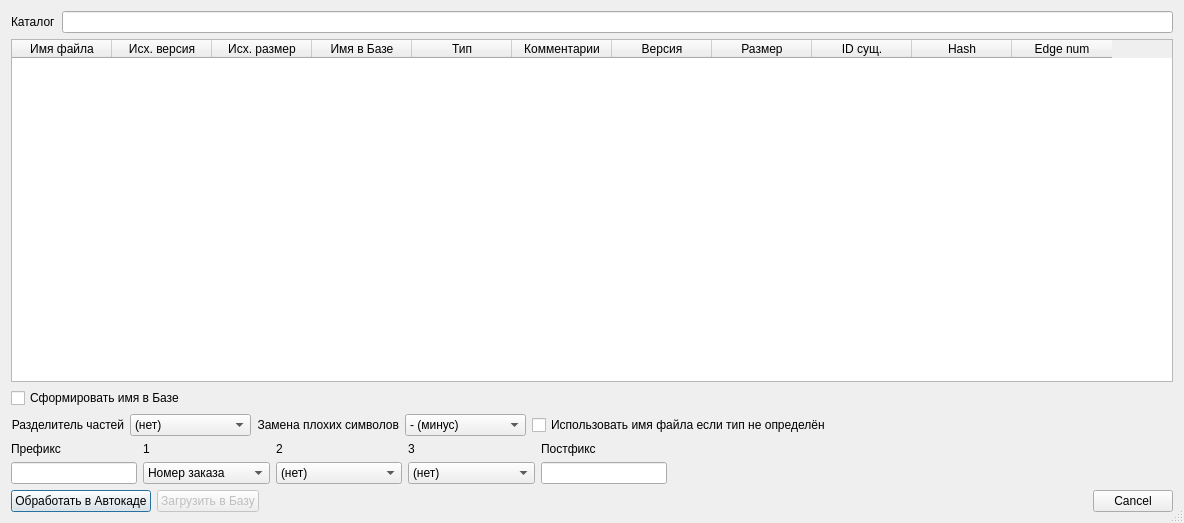
<?xml version="1.0" encoding="UTF-8"?>
<ui version="4.0">
 <class>GeobaseLoadFiles</class>
 <widget class="QDialog" name="GeobaseLoadFiles">
  <property name="geometry">
   <rect>
    <x>0</x>
    <y>0</y>
    <width>1184</width>
    <height>523</height>
   </rect>
  </property>
  <property name="windowTitle">
   <string>Загрузка чертежей</string>
  </property>
  <property name="sizeGripEnabled">
   <bool>true</bool>
  </property>
  <layout class="QVBoxLayout" name="verticalLayout_8">
   <item>
    <layout class="QHBoxLayout" name="horizontalLayout">
     <item>
      <widget class="QLabel" name="label">
       <property name="text">
        <string>Каталог</string>
       </property>
      </widget>
     </item>
     <item>
      <widget class="QLineEdit" name="leDirectory">
       <property name="readOnly">
        <bool>true</bool>
       </property>
      </widget>
     </item>
    </layout>
   </item>
   <item>
    <widget class="QTableWidget" name="tbFiles">
     <property name="contextMenuPolicy">
      <enum>Qt::CustomContextMenu</enum>
     </property>
     <column>
      <property name="text">
       <string>Имя файла</string>
      </property>
     </column>
     <column>
      <property name="text">
       <string>Исх. версия</string>
      </property>
     </column>
     <column>
      <property name="text">
       <string>Исх. размер</string>
      </property>
     </column>
     <column>
      <property name="text">
       <string>Имя в Базе</string>
      </property>
     </column>
     <column>
      <property name="text">
       <string>Тип</string>
      </property>
     </column>
     <column>
      <property name="text">
       <string>Комментарии</string>
      </property>
     </column>
     <column>
      <property name="text">
       <string>Версия</string>
      </property>
     </column>
     <column>
      <property name="text">
       <string>Размер</string>
      </property>
     </column>
     <column>
      <property name="text">
       <string>ID сущ.</string>
      </property>
     </column>
     <column>
      <property name="text">
       <string>Hash</string>
      </property>
     </column>
     <column>
      <property name="text">
       <string>Edge num</string>
      </property>
     </column>
    </widget>
   </item>
   <item>
    <layout class="QVBoxLayout" name="verticalLayout_4">
     <item>
      <widget class="QCheckBox" name="cbMakeFilename">
       <property name="text">
        <string>Сформировать имя в Базе</string>
       </property>
      </widget>
     </item>
     <item>
      <widget class="QFrame" name="frame">
       <layout class="QVBoxLayout" name="verticalLayout_5">
        <property name="leftMargin">
         <number>0</number>
        </property>
        <property name="topMargin">
         <number>0</number>
        </property>
        <property name="rightMargin">
         <number>0</number>
        </property>
        <property name="bottomMargin">
         <number>0</number>
        </property>
        <item>
         <layout class="QHBoxLayout" name="horizontalLayout_4">
          <item>
           <widget class="QLabel" name="label_5">
            <property name="text">
             <string>Разделитель частей</string>
            </property>
            <property name="alignment">
             <set>Qt::AlignRight|Qt::AlignTrailing|Qt::AlignVCenter</set>
            </property>
           </widget>
          </item>
          <item>
           <widget class="QComboBox" name="cbSplitter">
            <item>
             <property name="text">
              <string>(нет)</string>
             </property>
            </item>
            <item>
             <property name="text">
              <string>- (минус)</string>
             </property>
            </item>
            <item>
             <property name="text">
              <string>_ (подстрочник)</string>
             </property>
            </item>
           </widget>
          </item>
          <item>
           <widget class="QLabel" name="label_6">
            <property name="text">
             <string>Замена плохих символов</string>
            </property>
            <property name="alignment">
             <set>Qt::AlignRight|Qt::AlignTrailing|Qt::AlignVCenter</set>
            </property>
           </widget>
          </item>
          <item>
           <widget class="QComboBox" name="cbChanger">
            <item>
             <property name="text">
              <string>- (минус)</string>
             </property>
            </item>
            <item>
             <property name="text">
              <string>_ (подстрочник)</string>
             </property>
            </item>
           </widget>
          </item>
          <item>
           <widget class="QCheckBox" name="cbUseFN">
            <property name="text">
             <string>Использовать имя файла если тип не определён</string>
            </property>
           </widget>
          </item>
          <item>
           <spacer name="horizontalSpacer">
            <property name="orientation">
             <enum>Qt::Horizontal</enum>
            </property>
            <property name="sizeHint" stdset="0">
             <size>
              <width>40</width>
              <height>20</height>
             </size>
            </property>
           </spacer>
          </item>
         </layout>
        </item>
        <item>
         <layout class="QHBoxLayout" name="horizontalLayout_5" stretch="1,1,1,1,1,4">
          <item>
           <layout class="QVBoxLayout" name="verticalLayout_6">
            <item>
             <widget class="QLabel" name="label_7">
              <property name="text">
               <string>Префикс</string>
              </property>
             </widget>
            </item>
            <item>
             <widget class="QLineEdit" name="lePrefix"/>
            </item>
           </layout>
          </item>
          <item>
           <layout class="QVBoxLayout" name="verticalLayout">
            <item>
             <widget class="QLabel" name="label_2">
              <property name="text">
               <string>1</string>
              </property>
             </widget>
            </item>
            <item>
             <widget class="QComboBox" name="cbFNPart1">
              <property name="sizeAdjustPolicy">
               <enum>QComboBox::AdjustToContents</enum>
              </property>
              <item>
               <property name="text">
                <string>Номер заказа</string>
               </property>
              </item>
              <item>
               <property name="text">
                <string>Номер участка</string>
               </property>
              </item>
              <item>
               <property name="text">
                <string>Тип</string>
               </property>
              </item>
              <item>
               <property name="text">
                <string>Тип+номер</string>
               </property>
              </item>
              <item>
               <property name="text">
                <string>Исх. имя файла</string>
               </property>
              </item>
             </widget>
            </item>
           </layout>
          </item>
          <item>
           <layout class="QVBoxLayout" name="verticalLayout_2">
            <item>
             <widget class="QLabel" name="label_3">
              <property name="text">
               <string>2</string>
              </property>
             </widget>
            </item>
            <item>
             <widget class="QComboBox" name="cbFNPart2">
              <property name="sizeAdjustPolicy">
               <enum>QComboBox::AdjustToContents</enum>
              </property>
              <item>
               <property name="text">
                <string>(нет)</string>
               </property>
              </item>
              <item>
               <property name="text">
                <string>Номер заказа</string>
               </property>
              </item>
              <item>
               <property name="text">
                <string>Номер участка</string>
               </property>
              </item>
              <item>
               <property name="text">
                <string>Тип</string>
               </property>
              </item>
              <item>
               <property name="text">
                <string>Тип+номер</string>
               </property>
              </item>
              <item>
               <property name="text">
                <string>Исх. имя файла</string>
               </property>
              </item>
             </widget>
            </item>
           </layout>
          </item>
          <item>
           <layout class="QVBoxLayout" name="verticalLayout_3">
            <item>
             <widget class="QLabel" name="label_4">
              <property name="text">
               <string>3</string>
              </property>
             </widget>
            </item>
            <item>
             <widget class="QComboBox" name="cbFNPart3">
              <property name="sizeAdjustPolicy">
               <enum>QComboBox::AdjustToContents</enum>
              </property>
              <item>
               <property name="text">
                <string>(нет)</string>
               </property>
              </item>
              <item>
               <property name="text">
                <string>Номер заказа</string>
               </property>
              </item>
              <item>
               <property name="text">
                <string>Номер участка</string>
               </property>
              </item>
              <item>
               <property name="text">
                <string>Тип</string>
               </property>
              </item>
              <item>
               <property name="text">
                <string>Тип+номер</string>
               </property>
              </item>
              <item>
               <property name="text">
                <string>Исх. имя файла</string>
               </property>
              </item>
             </widget>
            </item>
           </layout>
          </item>
          <item>
           <layout class="QVBoxLayout" name="verticalLayout_7">
            <item>
             <widget class="QLabel" name="label_8">
              <property name="text">
               <string>Постфикс</string>
              </property>
             </widget>
            </item>
            <item>
             <widget class="QLineEdit" name="lePostfix"/>
            </item>
           </layout>
          </item>
          <item>
           <spacer name="horizontalSpacer_2">
            <property name="orientation">
             <enum>Qt::Horizontal</enum>
            </property>
            <property name="sizeHint" stdset="0">
             <size>
              <width>40</width>
              <height>20</height>
             </size>
            </property>
           </spacer>
          </item>
         </layout>
        </item>
       </layout>
      </widget>
     </item>
    </layout>
   </item>
   <item>
    <layout class="QHBoxLayout" name="horizontalLayout_6">
     <item>
      <widget class="QPushButton" name="pushButton">
       <property name="text">
        <string>Обработать в Автокаде</string>
       </property>
      </widget>
     </item>
     <item>
      <widget class="QPushButton" name="pbLoadToBase">
       <property name="enabled">
        <bool>false</bool>
       </property>
       <property name="text">
        <string>Загрузить в Базу</string>
       </property>
      </widget>
     </item>
     <item>
      <widget class="QDialogButtonBox" name="buttonBox">
       <property name="orientation">
        <enum>Qt::Horizontal</enum>
       </property>
       <property name="standardButtons">
        <set>QDialogButtonBox::Cancel</set>
       </property>
      </widget>
     </item>
    </layout>
   </item>
  </layout>
  <action name="actionDelete_from_list">
   <property name="text">
    <string>Удалить из списка</string>
   </property>
  </action>
  <zorder>tbFiles</zorder>
  <zorder></zorder>
 </widget>
 <resources/>
 <connections>
  <connection>
   <sender>buttonBox</sender>
   <signal>accepted()</signal>
   <receiver>GeobaseLoadFiles</receiver>
   <slot>Accept()</slot>
   <hints>
    <hint type="sourcelabel">
     <x>328</x>
     <y>304</y>
    </hint>
    <hint type="destinationlabel">
     <x>157</x>
     <y>274</y>
    </hint>
   </hints>
  </connection>
  <connection>
   <sender>buttonBox</sender>
   <signal>rejected()</signal>
   <receiver>GeobaseLoadFiles</receiver>
   <slot>reject()</slot>
   <hints>
    <hint type="sourcelabel">
     <x>396</x>
     <y>310</y>
    </hint>
    <hint type="destinationlabel">
     <x>286</x>
     <y>274</y>
    </hint>
   </hints>
  </connection>
 </connections>
 <slots>
  <slot>Accept()</slot>
 </slots>
</ui>
